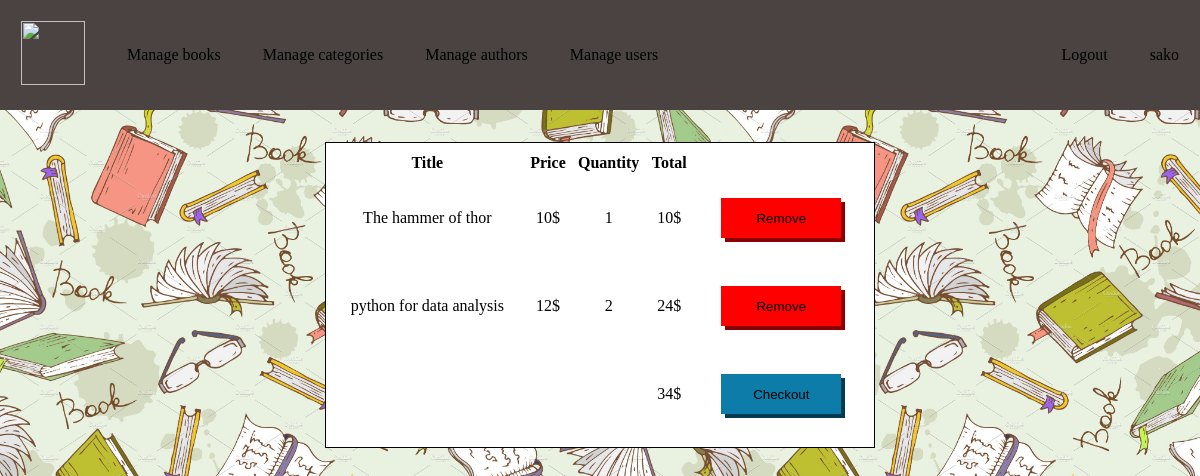
The page /cart.php (signed in) on the database its author committed.
### tables this page shows
CREATE TABLE `book` (
  `id` int(11) NOT NULL AUTO_INCREMENT,
  `title` varchar(255) NOT NULL,
  `publication_date` datetime NOT NULL,
  `price` int(11) NOT NULL,
  `quantity` int(11) NOT NULL,
  `author_id` int(11) NOT NULL,
  `category_id` int(11) NOT NULL,
  `ISBN` varchar(255) NOT NULL,
  PRIMARY KEY (`id`)
);

### php/DAL.class.php (called while the page is built, shortened)
<?php
class DAL{
	private $servername = "localhost";
	private $username="sako";
	private $password="123";
	public $dbname="elibrary";
	public function getData($sql)
	{
		$conn = @new mysqli($this->servername,$this->username,$this->password,$this->dbname);
		if ($conn->connect_error) {
			die('Connect Error: ' . $mysqli->connect_error);
		   	throw new Exception("");
		}else{
				$result =$conn->query($sql);
				if(!$result)
				{
					throw new Exception("");
				}else{
					$rows = array();
					if($result->num_rows > 0) {
						while($row = mysqli_fetch_assoc($result)) {
							$rows[] = $row;
						}
						$json = json_encode($rows);
						return $json;
					}
				}
		}
	}
}
?>

### cart.php (the view, shortened to what this page needs)
<?php
require("php/authorization.php");
?>
<?php
  require_once("php/DAL.class.php");
  $conn = new DAL();
  $conn->connect();
  $id = $conn->escape($_SESSION["id"]);
  $sql = "SELECT cart.user_id, book.id, book.title, book.price, COUNT(book.ISBN) as quant, SUM(book.price) as total
    FROM cart JOIN book ON book.id = cart.book_id
    WHERE user_id='$id'
    GROUP BY book.isbn
    WITH ROLLUP";
  $data = $conn->getData($sql);
  $array = json_decode($data);
  $last_row = array_splice($array, sizeof($array) - 1);
?>
<!DOCTYPE html>
<html lang="en">
  <head>
    <?php require("head.php"); ?>
  </head>
  <body>
  <div class="flex">
    <table class="table">
    <thead>
      <tr><th>Title</th>
      <th>Price</th>
      <th>Quantity</th>
      <th>Total</th>
      <th></th></tr>
    </thead>
    <tbody>
    <?php
      require("header.php");
      foreach ($array as $book) {
        $row .= '<tr>
        <td> '. $book->title .' </td>
        <td> '. $book->price .'$</td>
        <td> '. $book->quant .'</td>
        <td> '. $book->total .'$</td>
        <td> <button class="button button-danger" onclick="removeFromCart('. $book->id .','. $book->user_id .')"> Remove </button> </td>
        </tr>';
      }
      $row .= '<tr> <td colspan="3"> </td> <td>'. $last_row[0]->total .'$</td>
      <td>  <button class="button"> Checkout </button> </td>
      </tr>';
      echo $row;
    ?>
    </tbody>
    </table>
    </div>
  </body>
</html>

### css/main.css (style rules this page uses)
body { margin: 0; padding: 0; background-image: url("../assets/background.jpeg"); background-size: contain; background-color: rgba(0, 0, 0, 0); }
* { box-sizing: border-box; }
.flex { display: flex; justify-content: center; align-items: center; flex-flow: row wrap; }
.button { flex-grow: 1; border: 0; width: 120px; margin: 8px; height: 40px; background: rgb(13, 124, 168); box-shadow: 4px 4px rgb(3, 59, 82); transition: 0.2s box-shadow ease, 0.2s transform ease; cursor: pointer ; }
.button-danger { background-color: red; box-shadow: 4px 4px darkred; }
.table { background: white; border: 1px solid black; padding: 0.5rem; margin: 2rem; text-align: center; }
.table td { padding: 15px; margin: 5px; }

### rows shown on the page
book: title "The hammer of thor", price "10", quant "1", total "10"
book: title "python for data analysis", price "12", quant "2", total "24"

### other values the page prints
$_SESSION["username"] "sako"
$last_row[0]->total "34"
